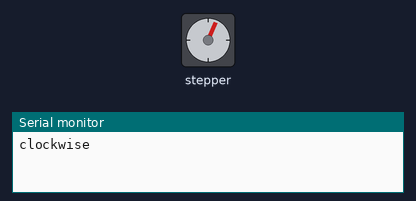
The sketch below on a simulated Arduino Uno, built with avr-gcc and run on an emulated ATmega328P. Shown: stepper motor, the last lines printed to the serial monitor. Stepper angles assume 240 steps per turn.

Above: at 0.05 s.
At 0.25 s:
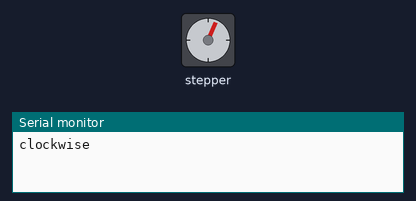
At 1.35 s:
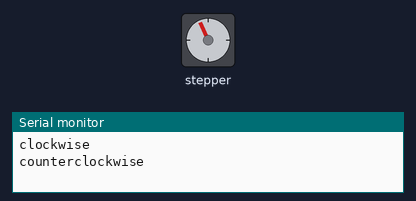
At 2.6 s:
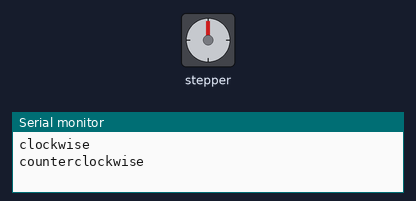
Timing chart, 0 to 6.0 s (numbered marks = the images above):
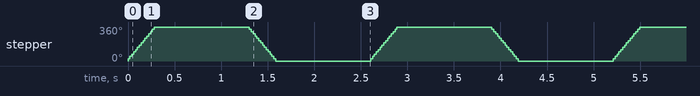

Measured:
- by itself, stepper: turns 360° clockwise in 0.28 s, then 360° counter-clockwise in 0.28 s, repeating every 2.6 s

The sketch:

A4954-2.ino
```cpp
/*
 Based on example by Tom Igoe included in Arduino IDE
 at File -> Examples -> Stepper -> stepper_oneRevolution

 Modified to suit pinouts of Freetronics HBridge Shield
*/

#include <Stepper.h>

const int stepsPerRevolution = 240;  // change this to fit the number of steps per revolution
                                     // for your motor

// initialize the stepper library using the default pins on the HBridge Shield:
Stepper myStepper(stepsPerRevolution, 5, 6, 7, 8);

void setup() {
  // set the speed at 200 rpm:
  myStepper.setSpeed(200);
  // initialize the serial port:
  Serial.begin(38400);
}

void loop() {
  // step one revolution  in one direction:
   Serial.println("clockwise");
  myStepper.step(stepsPerRevolution);
  delay(1000);

   // step one revolution in the other direction:
  Serial.println("counterclockwise");
  myStepper.step(-stepsPerRevolution);
  delay(1000);
}
```
